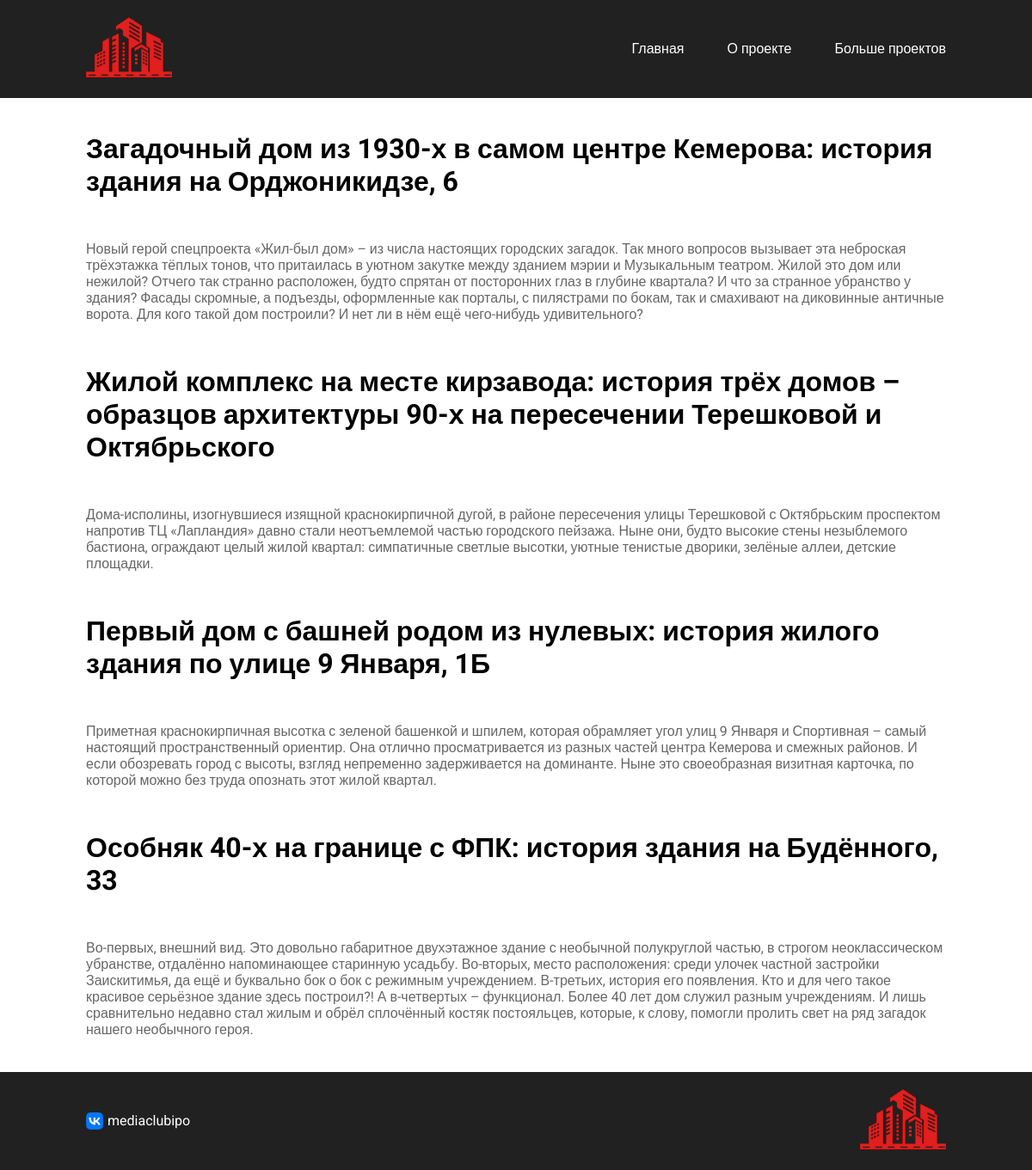
/category/doma, run on the app's committed database.
### streets/models.py (models this page shows, shortened)
class Posts(models.Model):
	title = models.CharField(verbose_name='Заголовок', max_length=255)
	description = models.TextField(verbose_name='Краткое описание')
	content = models.TextField(verbose_name='Контент')
	preview = models.ImageField(verbose_name='Картинка для превью', upload_to='photos/')
	slug = models.SlugField(verbose_name='Слаг', unique=True, max_length=255, db_index=True)
	category = models.ForeignKey(Categories, on_delete=models.CASCADE, blank=True, null=True, related_name='category_posts')
	is_published = models.BooleanField(verbose_name='Опубликовано?', default=True)
	class Meta:
		verbose_name = 'Пост'
		verbose_name_plural = 'Посты'

### streets/views.py (the view)
# urls.py: path('category/<slug:category_slug>', views.category, name='category')
def category(request, category_slug):
	posts = get_object_or_404(Categories, slug=category_slug)
	posts = posts.category_posts.all()
	return render(request, 'category_posts.html', {'posts': posts})

### streets/templates/category_posts.html
{% extends 'base.html' %}
{% load static %}
{% block content %}
{% for post in posts %}
<h1>{{ post.title }}</h1>
<p>{{ post.description }}</p>
{% endfor %}
{% endblock %}

### streets/static/css/index.css (style rules this page uses)
:root { --dark-gray: #212121; --hover-link-color: rgba(255,255,255,0.5); --gray: #666; --title: #323232; }
* { margin: 0; padding: 0; box-sizing: border-box; }
html { height: 100%; scroll-behavior: smooth; }
body { height: 100%; font-family: "Roboto", sans-serif; font-size: 1em; }
p { color: var(--gray); }

### data on the page
Posts: title "Загадочный дом из 1930-х в самом центре Кемерова: история здания на Орджоникидзе, 6", description "Новый герой спецпроекта «Жил-был дом» – из числа настоящих городских загадок. Так много вопросов вызывает эта неброская трёхэтажка тёплых тонов, что притаилась в уютном закутке между зданием мэрии и Музыкальным театром. Жилой это дом или нежилой? Отчего так странно расположен, будто спрятан от посторонних глаз в глубине квартала? И что за странное убранство у здания? Фасады скромные, а подъезды, оформленные как порталы, с пилястрами по бокам, так и смахивают на диковинные античные ворота. Для кого такой дом построили? И нет ли в нём ещё чего-нибудь удивительного?"
Posts: title "Жилой комплекс на месте кирзавода: история трёх домов – образцов архитектуры 90-х на пересечении Терешковой и Октябрьского", description "Дома-исполины, изогнувшиеся изящной краснокирпичной дугой, в районе пересечения улицы Терешковой с Октябрьским проспектом напротив ТЦ «Лапландия» давно стали неотъемлемой частью городского пейзажа. Ныне они, будто высокие стены незыблемого бастиона, ограждают целый жилой квартал: симпатичные светлые высотки, уютные тенистые дворики, зелёные аллеи, детские площадки."
Posts: title "Первый дом с башней родом из нулевых: история жилого здания по улице 9 Января, 1Б", description "Приметная краснокирпичная высотка с зеленой башенкой и шпилем, которая обрамляет угол улиц 9 Января и Спортивная – самый настоящий пространственный ориентир. Она отлично просматривается из разных частей центра Кемерова и смежных районов. И если обозревать город с высоты, взгляд непременно задерживается на доминанте. Ныне это своеобразная визитная карточка, по которой можно без труда опознать этот жилой квартал."
Posts: title "Особняк 40-х на границе с ФПК: история здания на Будённого, 33", description "Во-первых, внешний вид. Это довольно габаритное двухэтажное здание с необычной полукруглой частью, в строгом неоклассическом убранстве, отдалённо напоминающее старинную усадьбу. Во-вторых, место расположения: среди улочек частной застройки Заискитимья, да ещё и буквально бок о бок с режимным учреждением. В-третьих, история его появления. Кто и для чего такое красивое серьёзное здание здесь построил?! А в-четвертых – функционал. Более 40 лет дом служил разным учреждениям. И лишь сравнительно недавно стал жилым и обрёл сплочённый костяк постояльцев, которые, к слову, помогли пролить свет на ряд загадок нашего необычного героя."
